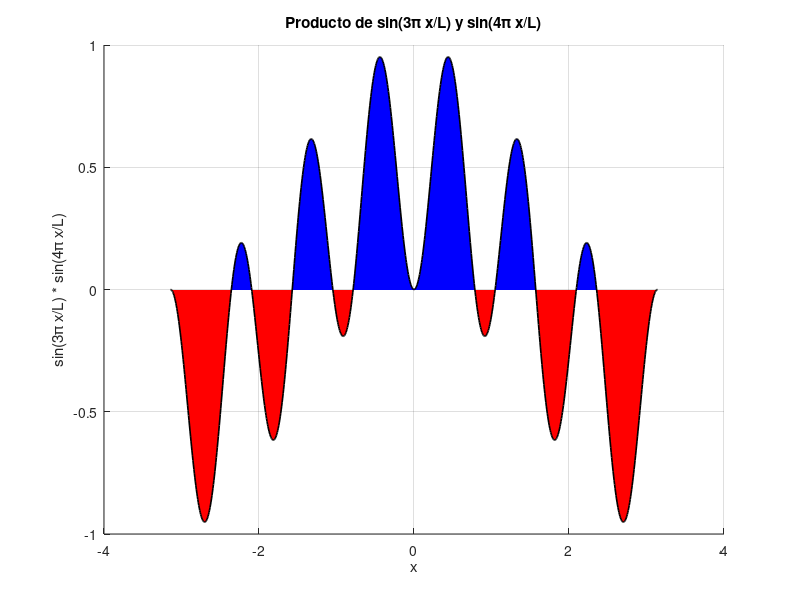

Reproduce this figure in MATLAB.
%% PRÁCTICA 6.1. Ortogonalidad de funciones seno.

clc; close all; clear all;
% Definir los valores de m y n
m = 3; % índice de la primera función seno
n = 4; % índice de la segunda función seno
L = pi; % Período T = 2*L.
% Vector de valores x sobre el intervalo [-L, L]
x = linspace(-L, L, 1000);
% Definimos las dos funciones seno
f1 = sin(m * pi * x / L);  % sin(3πx/L)
f2 = sin(n * pi * x / L);  % sin(4πx/L)
% Producto de las dos funciones
producto = f1 .* f2;
% Separar partes positivas y negativas del producto
positivo = producto;
positivo(positivo < 0) = 0;
negativo = producto;
negativo(negativo > 0) = 0;
% Gráfica con áreas coloreadas
figure; hold on;
area(x, positivo, 'FaceColor', 'b', 'EdgeColor', 'none');  % Azul para positivos
area(x, negativo, 'FaceColor', 'r', 'EdgeColor', 'none');  % Rojo para negativos
plot(x, producto, 'k', 'LineWidth', 1.2);                  % Curva en negro
xlabel('x'); ylabel('sin(3\pi x/L) * sin(4\pi x/L)');
title('Producto de sin(3\pi x/L) y sin(4\pi x/L)'); grid on;
f = @(x) sin(m*pi*x/L) .* sin(n*pi*x/L); % Función producto de senos
resultado = integral(f, -L, L); % Cálculo de la integral definida en [-L, L]
disp(['Resultado de la integral: ', num2str(resultado)]); % Mostrar resultado
